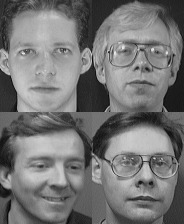
#> input picture merged.jpg, 184 x 224 px
$ python -i detector.py   (imports and definitions only)
#> lines starting #> are read from the running program, lines starting #| are printed output that depends on the picture; after the words box and inside, x2 and y2 are one past the last pixel; in counts of white or black regions, pixels touching at a corner belong together
import cv2
import numpy as np


class FaceDetector:
    def __init__(self):
        # Load OpenCV's pre-trained Haar cascade for frontal faces
        cascade_path = cv2.data.haarcascades + 'haarcascade_frontalface_default.xml'
        self.face_cascade = cv2.CascadeClassifier(cascade_path)

        # Standard ORL database image dimensions (width, height)
        self.target_size = (92, 112)

    def process_image(self, image_path):
        """
        Reads an image, detects all faces, and prepares them for PCA.
        Returns: (display_image, list_of_prepared_face_matrices)
        """
#> called with image_path = '../merged.jpg'
        img = cv2.imread(image_path)
#> img is the input picture: shape (224, 184, 3); min 5, max 236, mean 116.7
        if img is None:
            raise ValueError("Could not read the image.")

        gray = cv2.cvtColor(img, cv2.COLOR_BGR2GRAY)

        # Detect all faces in the image
        faces = self.face_cascade.detectMultiScale(
            gray,
            scaleFactor=1.1,
            minNeighbors=5,
            minSize=(30, 30)
        )
#> faces = [[105, 133, 76, 76], [4, 20, 86, 86], [98, 20, 81, 81], [14, 133, 84, 84]]

        display_img = img.copy()
        prepared_faces = []

        # Sort faces by position (top-left to bottom-right)
        sorted_faces = sorted(faces, key=lambda f: (f[1], f[0]))
#> sorted_faces = [[4, 20, 86, 86], [98, 20, 81, 81], [14, 133, 84, 84], [105, 133, 76, 76]]

        # Loop through every single face detected
        for (x, y, w, h) in sorted_faces:
            # Draw a green bounding box around this face
            cv2.rectangle(display_img, (x, y), (x + w, y + h), (0, 255, 0), 2)

            # Crop the face
            cropped_face = gray[y:y + h, x:x + w]

            # Resize to match ORL and add to our list
            resized_face = cv2.resize(cropped_face, self.target_size)
            prepared_faces.append(resized_face)
#> this loop made 4 passes
#> pass 1, in process_image, `cropped_face = gray[y:y + h, x:x + w]`:
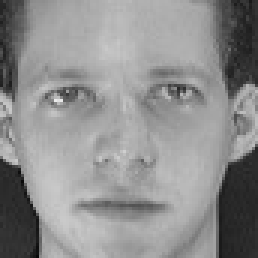
#> cropped_face: shape (86, 86) (shown 3 times larger); min 8, max 235, mean 142.4
#> pass 1, in process_image, `resized_face = cv2.resize(cropped_face, self.target_size)`:
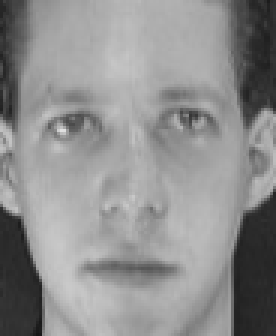
#> resized_face: shape (112, 92) (shown 3 times larger); min 20, max 224, mean 142.3
#> pass 2, in process_image, `cropped_face = gray[y:y + h, x:x + w]`:
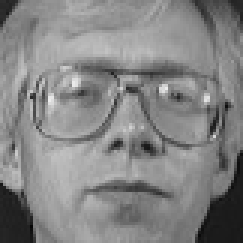
#> cropped_face: shape (81, 81) (shown 3 times larger); min 5, max 236, mean 132
#> pass 2, in process_image, `resized_face = cv2.resize(cropped_face, self.target_size)`:
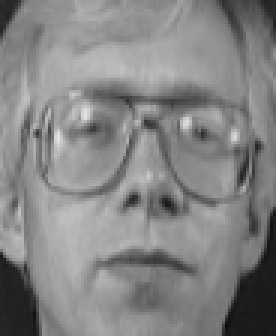
#> resized_face: shape (112, 92) (shown 3 times larger); min 12, max 228, mean 131.9
#> after the loop:
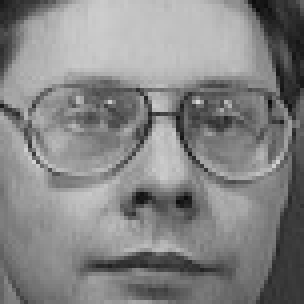
#> cropped_face: shape (76, 76) (shown 4 times larger); min 11, max 214, mean 132.8
#> after the loop:
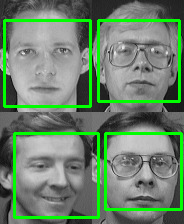
#> display_img: shape (224, 184, 3); 9.48% of pixels changed, all inside (x1, y1, x2, y2) = (3, 19, 183, 219)
#> after the loop, prepared_faces = 4 items

        return display_img, prepared_faces

>>> result = FaceDetector().process_image('../merged.jpg')
